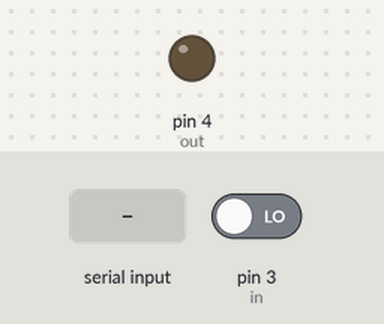
Simulated run of this sketch. Board: Arduino Uno, built with avr-gcc and run on an emulated ATmega328P. Parts: output pins drawn as LEDs (lit = HIGH). Inputs (shaded band) come from the test bench; at power-on: pin 3 (in) LOW.

Above: at 1.2 s.
1.3 s: pin 3 (in) driven HIGH
At 1.9 s:
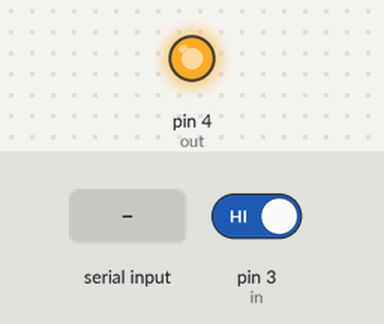
2.8 s: "0" received over the second serial link
At 4.0 s:
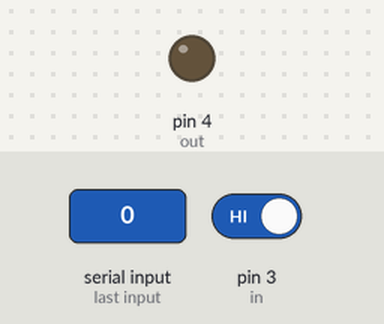
4.3 s: "1" received over the second serial link
At 5.4 s:
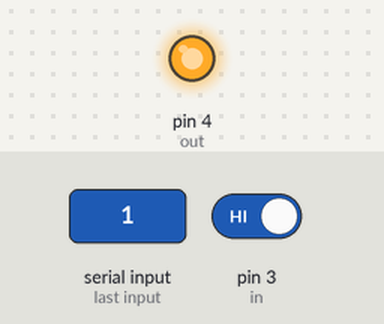
Timing chart, 0 to 7.3 s (numbered marks = the images above; inputs shaded):
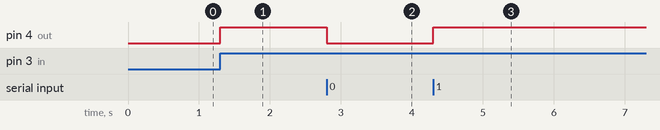

Measured:
- after the input at 1.3 s, pin 4 (out): LOW → HIGH at once
- after the input at 2.8 s, pin 4 (out): HIGH → LOW at once
- after the input at 4.3 s, pin 4 (out): LOW → HIGH at once

The sketch:

Instantaneous_Actuator.ino
```cpp
#include <SoftwareSerial.h>

//SoftwareSerial allows a definable serial for RX and TX
SoftwareSerial TinySerial(2, 1);

//Set output pin
int out = 4;
int in = 3;
char input = '0';
int power = 0;
int button = 0;
int button_mode = 1;

void setup()
{
  //Start listening for Bluetooth data
  TinySerial.begin(9600);
  pinMode(out,OUTPUT);
  pinMode(in, INPUT);
}

void loop()
{
  //If Bluetooth data is received
  if(TinySerial.available() > 0){
    input = TinySerial.read();

    //If '1' then turn on
    if (input == '1') {
      digitalWrite(out,HIGH);
      power = 1;
    }
    //If '0' then turn off
    else if (input == '0') {
      digitalWrite(out,LOW);
      power = 0;
    }
    //If '0' then turn off
    else if (input == 'r') {
      TinySerial.println(power);
    }

  }

  if(button == LOW) {
    button = digitalRead(in);
    if(button == HIGH) {
      if(power == 0) {
        power = 1;
        digitalWrite(out,HIGH);
      }
      else if(power == 1) {
        power = 0;
        digitalWrite(out,LOW);
      }
    }
  }
  else if (button == HIGH) {
    button = digitalRead(in);
  }

}
```
